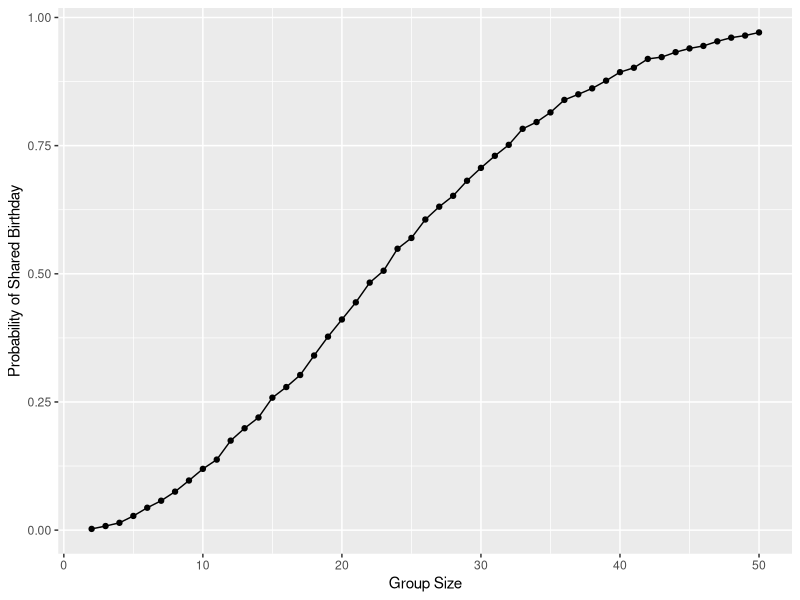

Source code (R): (Note: a time limit stopped this script after it produced the figure.)
## ---- chunk 1
library(tidyverse)
library(patchwork)
## ---- chunk 2
bday_sim = function (n_room) {
  
  birthdays = sample(1:365, n_room, replace = TRUE)

  #if number of unique birthdays is < n_room (there is a repeated bday) this will return as true
  repeated_bday = length(unique(birthdays)) < n_room
  
  repeated_bday
  
}
## ---- chunk 3
bday_sim_results =
  expand_grid(
    bdays = 2:50, #number of people in the room
    iter = 1:10000 #number of simulation runs
  ) |> 
  mutate(
    result = map_lgl(bdays, bday_sim) #iterate
  ) |> 
  group_by(
    bdays
  ) |> 
  summarize(
    prob_repeat = mean(result) #probability at least two people in group share a birthday (avg across simulation runs)
  )
## ---- chunk 4
bday_sim_results |> 
  ggplot(aes(x = bdays, y = prob_repeat)) +
  geom_point() +
  geom_line() +
  labs(
    x = "Group Size",
    y = "Probability of Shared Birthday"
  )
## ---- chunk 5
sim_mean_sd = function(mu, n_subj = 30, sigma = 5) { #fix n and sigma
  
  sim_df = 
    tibble(
      x = rnorm(mean = mu, n = n_subj, sd = sigma) #normal distribution
    )
  
  sim_df |> 
    summarize(
      mu_hat = mean(x), 
      p_value = t.test(x) |> broom::tidy() |> pull(p.value) #default significance level 0.05, mu 0
    )
  
}
## ---- chunk 6
sim_results_0_df = 
  expand_grid(
    mu = 0,
    iter = 1:5000
  ) |> 
  mutate(
    results = map(mu, sim_mean_sd)
  ) |> 
  unnest(results)
## ---- chunk 7
sim_results_df = 
  expand_grid(
    mu = 0:6,
    iter = 1:5000
  ) |> 
  mutate(
    results = map(mu, sim_mean_sd)
  ) |> 
  unnest(results)
## ---- chunk 8
sim_results_df |> 
  group_by(mu) |>
  mutate(
    mu = str_c("mu = ", mu),
    reject = p_value < 0.05,
    prop_reject = mean(reject) #proportion that are true (p-value < 0.05) for each mu
  ) |>
  ggplot(aes(x = mu, y = prop_reject)) +
  geom_point() +
  labs(
    x = "Mu",
    y = "Proportion of Times Null Was Rejected (Power)"
  )
## ---- chunk 9
all_plot =
  sim_results_df |> 
    group_by(mu) |> 
    mutate(
      mu = str_c("mu = ", mu),
      estimated_mu_hat = mean(mu_hat)
    ) |> 
    ggplot(aes(x = mu, y = estimated_mu_hat)) +
    geom_point() +
    labs(
      x = "True Value of Mu",
      y = "Average Estimate of Mu Hat",
      title = "All Samples"
    ) +
    scale_y_continuous(breaks = c(0, 1, 2, 3, 4, 5, 6))
## ---- chunk 10
sig_plot =
  sim_results_df |> 
    filter(p_value < 0.05) |>
    group_by(mu) |> 
    mutate(
      mu = str_c("mu = ", mu),
      estimated_mu_hat = mean(mu_hat)
    ) |> 
    ggplot(aes(x = mu, y = estimated_mu_hat)) +
    geom_point() +
    labs(
      x = "True Value of Mu",
      y = "Average Estimate of Mu Hat",
      title = "Samples Where Null Was Rejected"
    ) +
    scale_y_continuous(breaks = c(0, 1, 2, 3, 4, 5, 6))
## ---- chunk 11
mu_hat_plots = (all_plot + sig_plot)
mu_hat_plots
